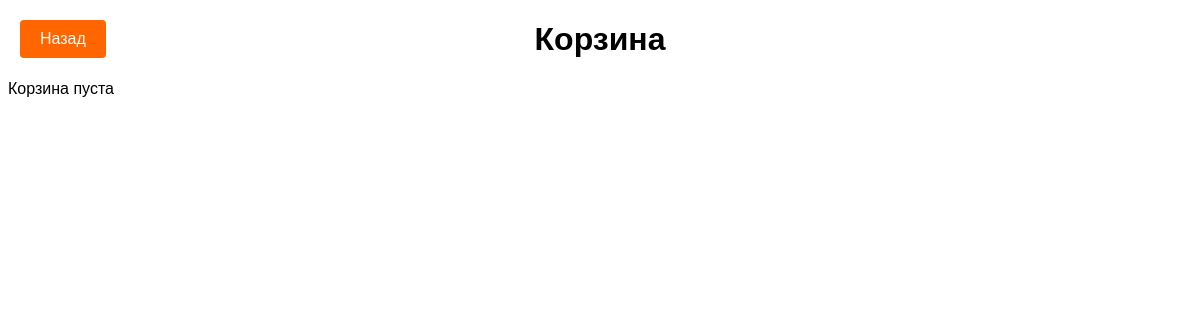
Page /cart/ (signed in) on the earlier database version.
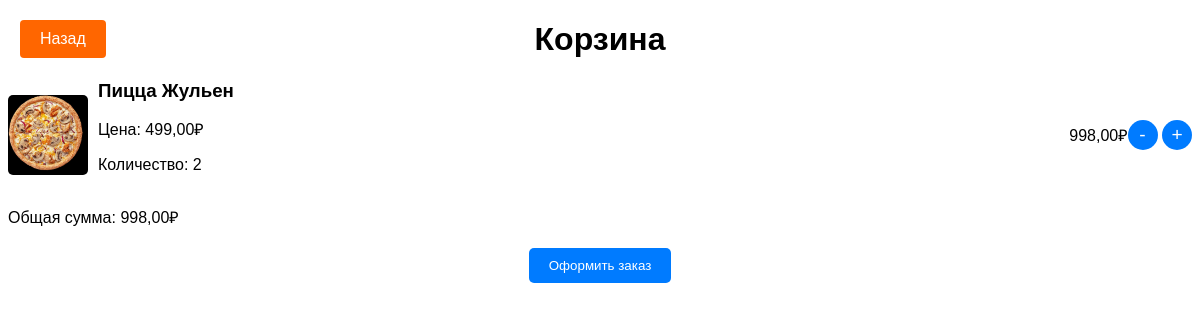
Same page on the later database version.
### main/models.py (models this page shows, shortened)
class CartItem(models.Model):
    pizza = models.ForeignKey(Pizza, on_delete=models.CASCADE, verbose_name='Пицца')
    cart = models.ForeignKey(Cart, on_delete=models.CASCADE, verbose_name='Корзина')
    quantity = models.PositiveIntegerField(default=1, verbose_name='Количество')
    ingredients = models.ManyToManyField(Ingredient, blank=True, verbose_name='Ингредиенты')
    def get_total_price(self):
        return self.pizza.price * self.quantity
    class Meta:
        verbose_name = 'Элемент корзины'
        verbose_name_plural = 'Элементы корзины'

class Pizza(models.Model):
    name = models.CharField(max_length=100, verbose_name='Название')
    image = models.ImageField(upload_to='pizza_images', verbose_name='Изображение')
    price = models.DecimalField(max_digits=6, decimal_places=2, verbose_name='Цена')
    description = models.TextField(verbose_name='Описание', default='Описание пиццы')
    ingredients = models.ManyToManyField('Ingredient', blank=True, verbose_name='Ингредиенты')
    class Meta:
        verbose_name = 'Пицца'
        verbose_name_plural = 'Пиццы'

### main/views.py (the view)
# urls.py: path('cart/', views.cart, name='cart'),
@login_required
def cart(request):
    try:
        user = request.user
        if user.is_authenticated:
            cart = user.cart
        else:
            cart = Cart.objects.get(pk=request.session.get('cart_id'))
        cart_items = cart.cartitem_set.all()
        total_price = sum(item.get_total_price() for item in cart_items)
    except Cart.DoesNotExist:
        cart_items = []
        total_price = 0
    return render(request, 'main/cart.html', {'cart_items': cart_items, 'total_price': total_price})

### main/templates/main/cart.html (shortened to what this page needs)
{% load static %}
<!DOCTYPE html>
<html lang="en">
<head>
    <link rel="stylesheet" href="{% static 'main/css/cart.css' %}">
</head>
<body>
    <a href="/pizza" class="back">Назад</a>
    <h1>Корзина</h1>
    {% if cart_items %}
        <ul>
            {% for item in cart_items %}
                <li class="cart-item">
                    <img src="{{ item.pizza.image.url }}" alt="{{ item.pizza.name }}">
                    <div class="cart-item-details">
                        <h3>{{ item.pizza.name }}</h3>
                        <p>Цена: {{ item.pizza.price }}₽</p>
                        <p>Количество: {{ item.quantity }}</p>
                    </div>
                    <div class="cart-item-price">{{ item.get_total_price }}₽</div>
                    <form action="{% url 'remove_from_cart' item.pizza.id %}" method="post">
                        <button type="submit" name="action" value="subtract">-</button>
                        <button type="submit" name="action" value="add">+</button>
                    </form>
                </li>
            {% endfor %}
        </ul>
        <p>Общая сумма: {{ total_price }}₽</p>
        <form action="{% url 'complete_order' %}" method="post">
            <button type="submit" class="order-btn">Оформить заказ</button>
        </form>
    {% else %}
        <p>Корзина пуста</p>
    {% endif %}
</body>
</html>

### main/static/main/css/cart.css (style rules this page uses)
body { font-family: Arial, sans-serif; }
h1 { text-align: center; }
ul { list-style: none; padding: 0; }
li { margin-bottom: 10px; }
.cart-item { display: flex; align-items: center; }
.cart-item img { max-width: 80px; height: auto; margin-right: 10px; border-radius: 5px; }
.cart-item-details { flex-grow: 1; }
.cart-item-details h3 { margin: 0; }
.cart-item-price { margin-left: auto; }
.order-btn { display: block; margin: 20px auto; padding: 10px 20px; background-color: #007bff; color: #fff; border: none; border-radius: 5px; text-decoration: none; transition: background-color 0.3s ease; }
.back { position: fixed; top: 20px; left: 20px; background-color: #ff6600; color: white; padding: 10px 20px; border: none; border-radius: 4px; text-decoration: none; transition: background-color 0.3s; }
.cart-item button { background-color: #007bff; color: #fff; border: none; border-radius: 50%; width: 30px; height: 30px; font-size: 1.2em; cursor: pointer; transition: background-color 0.3s ease; }

Differences in the rows shown:
added CartItem: pizza.image (picture), pizza.name "Пицца Жульен", pizza.price "499,00", quantity "2", get_total_price "998,00"
Other differences:
{{ total_price }}: (not shown) → "998,00"
text no longer shown: "Корзина пуста"
text now shown: "Общая сумма: ₽ Оформить заказ"
